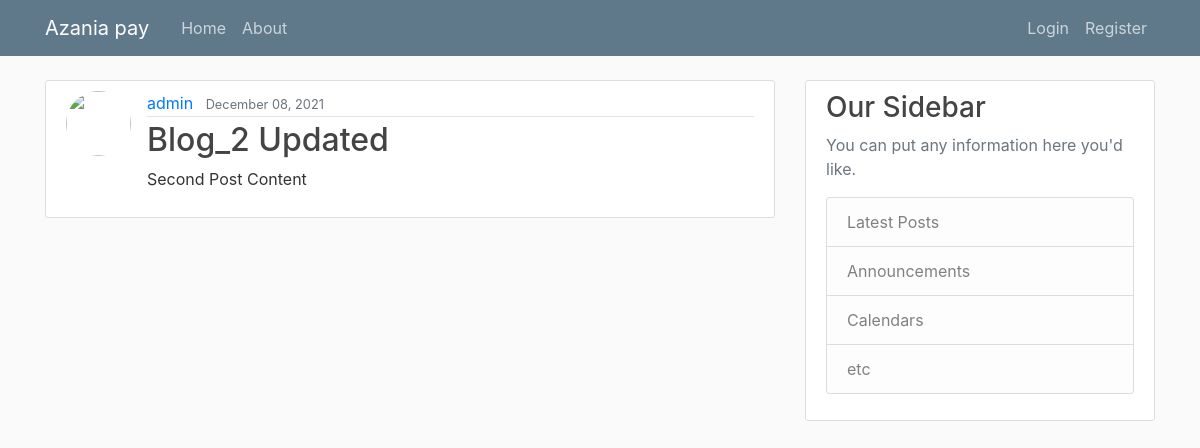
Page /post/2/ on the earlier database version.
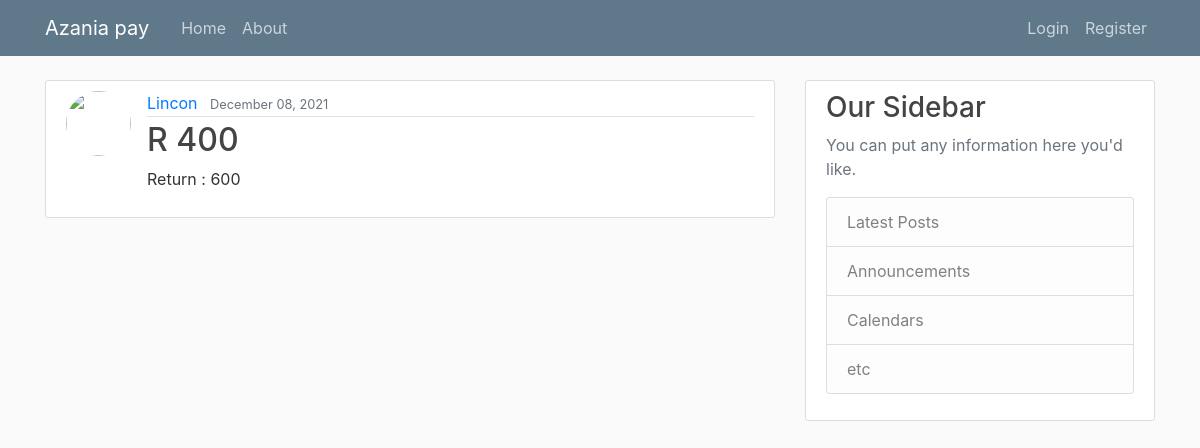
Same page on the later database version.
### blog/models.py (models this page shows, shortened)
class Post(models.Model):
    title = models.CharField(max_length = 100)
    content = models.TextField()
    date_posted = models.DateTimeField(default= timezone.now)
    author = models.ForeignKey(User, on_delete = models.CASCADE)

### blog/views.py (the view)
# urls.py: path('post/<int:pk>/', PostDetailView.as_view(), name = 'post-detail'),
class PostDetailView(DetailView):
    model = Post

### blog/templates/blog/post_detail.html (shortened to what this page needs)
{% extends "blog/base.html" %}
{% block content%}
<article class="media content-section">
    <img class = "rounded-circle article-img" src="{{ object.author.profile.image.url }}" >
    <div class="media-body">
        <div class="article-metadata">
        <a class="mr-2" href="#">{{ object.author }}</a>
        <small class="text-muted">{{ object.date_posted|date:"F d, Y" }}</small>
        </div>
        <h2 class="article-title">  {{ object.title }}</h2>
        <p class="article-content">{{ object.content }}</p>
    </div>
    </article>
{% endblock content %}

Differences in the rows shown:
changed Post: author "admin" → "Lincon"; title "Blog_2 Updated" → "R 400"; content "Second Post Content" → "Return : 600"
